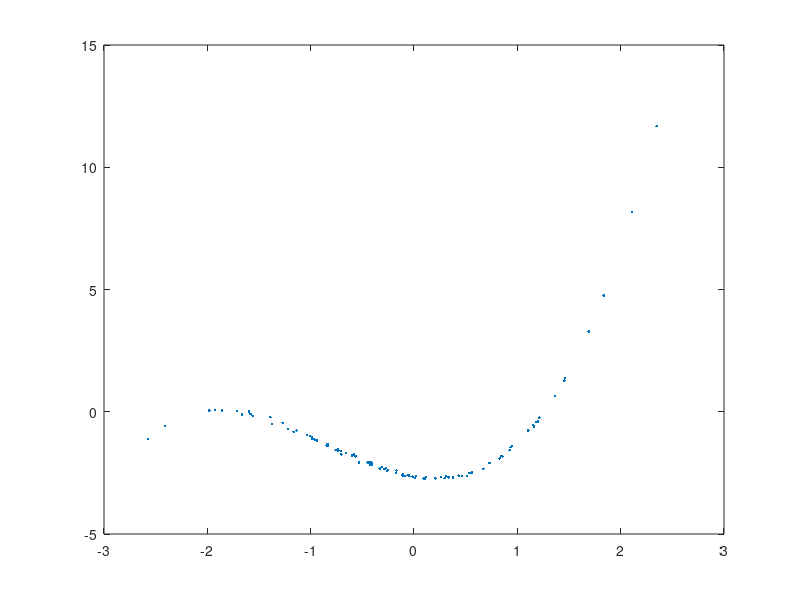

Write MATLAB code to recreate this figure. (Note: this script raises an error after producing the figure.)
clear all;
close all;
clc;

randn('state', 1);

sigmal = 1;
sigmae = 0.05;
N=100;

%generate cubic data
a = sigmal*randn();b = sigmal*randn();c = sigmal*randn();d = sigmal*randn();
x = randn(N,1);
A = [x.^3,x.^2,x,ones(N,1)];
e = sigmae*randn(N,1);
y = A*[d;c;b;a] + e;

plot(x,y,'.')
writetable(table(x,y),'cubic_data.csv')
